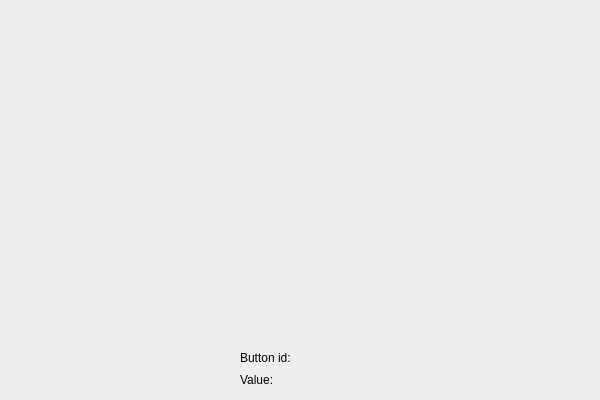
<?xml version="1.0" encoding="UTF-8"?>
<ui version="4.0">
 <class>JoypadWidget</class>
 <widget class="QWidget" name="JoypadWidget">
  <property name="geometry">
   <rect>
    <x>0</x>
    <y>0</y>
    <width>600</width>
    <height>400</height>
   </rect>
  </property>
  <property name="windowTitle">
   <string>Form</string>
  </property>
  <property name="styleSheet">
   <string notr="true"/>
  </property>
  <widget class="QWidget" name="">
   <property name="geometry">
    <rect>
     <x>240</x>
     <y>350</y>
     <width>126</width>
     <height>38</height>
    </rect>
   </property>
   <layout class="QGridLayout" name="gridLayout">
    <item row="0" column="0">
     <widget class="QLabel" name="label">
      <property name="text">
       <string>Button id:</string>
      </property>
     </widget>
    </item>
    <item row="0" column="1">
     <widget class="QLabel" name="buttonId">
      <property name="text">
       <string/>
      </property>
     </widget>
    </item>
    <item row="1" column="0">
     <widget class="QLabel" name="label_2">
      <property name="text">
       <string>Value:</string>
      </property>
     </widget>
    </item>
    <item row="1" column="1">
     <widget class="QLabel" name="value">
      <property name="text">
       <string/>
      </property>
     </widget>
    </item>
   </layout>
  </widget>
 </widget>
 <resources/>
 <connections/>
</ui>
